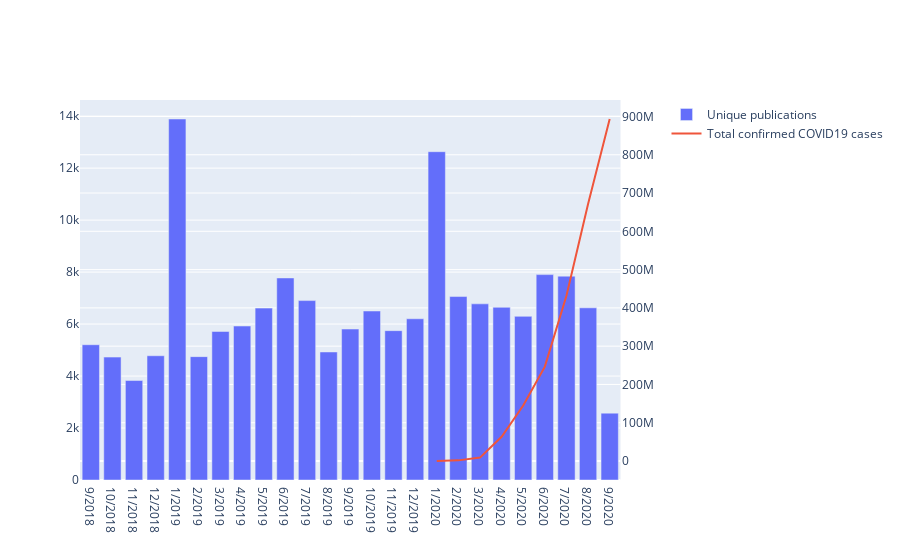

This figure's notebook cell:
### Markdown cell above
Use Plottly to create chart
- X axis: months
- Y axis bars: monthly publishing counts
- Y Axis line: monthly covid cases

### Code cell
# configure secondary axis for this figure's subplots
fig = make_subplots(specs=[[{"secondary_y": True}]])
# add traces
fig.add_trace(
    go.Bar(
        name='Unique publications',
        x=monthlyPublishTotalsDF['Month'], 
        y=monthlyPublishTotalsDF['Paper Count']
    ),
    secondary_y=False
)
fig.add_trace(
    go.Scatter(
        name='Total confirmed COVID19 cases',
        x=monthlyCovidTotalsDF['Month'], 
        y=monthlyCovidTotalsDF['Confirmed'],
        mode='lines'
    ),
    secondary_y=True
)

fig.show()

### Figure 1 — Plotly figure (JSON) as saved in the notebook; plotly's stock layout.template omitted (floating-point values rounded to 4 significant figures)
{"data": [{"name": "Unique publications", "type": "bar", "x": ["9/2018", "10/2018", "11/2018", "12/2018", "1/2019", "2/2019", "3/2019", "4/2019", "5/2019", "6/2019", "7/2019", "8/2019", "9/2019", "10/2019", "11/2019", "12/2019", "1/2020", "2/2020", "3/2020", "4/2020", "5/2020", "6/2020", "7/2020", "8/2020", "9/2020"], "xaxis": "x", "y": [5205, 4729, 3828, 4781, 13891, 4747, 5715, 5925, 6614, 7775, 6904, 4926, 5808, 6503, 5747, 6204, 12633, 7059, 6778, 6645, 6297, 7903, 7844, 6625, 2573], "yaxis": "y"}, {"mode": "lines", "name": "Total confirmed COVID19 cases", "type": "scatter", "x": ["1/2020", "2/2020", "3/2020", "4/2020", "5/2020", "6/2020", "7/2020", "8/2020", "9/2020"], "xaxis": "x", "y": [38535, 1671959, 8899230, 63402405, 144769885, 246578791, 431490739, 671137307, 893386521], "yaxis": "y2"}], "layout": {"xaxis": {"anchor": "y", "domain": [0, 0.94]}, "yaxis": {"anchor": "x", "domain": [0, 1]}, "yaxis2": {"anchor": "x", "overlaying": "y", "side": "right"}}}
